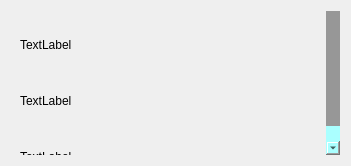
<?xml version="1.0" encoding="UTF-8"?>
<ui version="4.0">
 <class>Form</class>
 <widget class="QWidget" name="Form">
  <property name="geometry">
   <rect>
    <x>0</x>
    <y>0</y>
    <width>351</width>
    <height>166</height>
   </rect>
  </property>
  <property name="windowTitle">
   <string>Form</string>
  </property>
  <layout class="QVBoxLayout" name="verticalLayout">
   <item>
    <widget class="QScrollArea" name="scrollArea">
     <property name="styleSheet">
      <string notr="true">*{
border:none;
}
QScrollBar{
background : rgb(170, 255, 255);
}
QScrollBar::handle{
background :#979797;
}
QScrollBar::handle::pressed{
background :  #193b58;
}</string>
     </property>
     <property name="verticalScrollBarPolicy">
      <enum>Qt::ScrollBarAlwaysOn</enum>
     </property>
     <property name="horizontalScrollBarPolicy">
      <enum>Qt::ScrollBarAsNeeded</enum>
     </property>
     <property name="widgetResizable">
      <bool>true</bool>
     </property>
     <widget class="QWidget" name="scrollAreaWidgetContents_2">
      <property name="geometry">
       <rect>
        <x>0</x>
        <y>0</y>
        <width>316</width>
        <height>180</height>
       </rect>
      </property>
      <layout class="QVBoxLayout" name="verticalLayout_2">
       <item>
        <widget class="QLabel" name="label_7">
         <property name="minimumSize">
          <size>
           <width>50</width>
           <height>50</height>
          </size>
         </property>
         <property name="text">
          <string>TextLabel</string>
         </property>
        </widget>
       </item>
       <item>
        <widget class="QLabel" name="label">
         <property name="minimumSize">
          <size>
           <width>50</width>
           <height>50</height>
          </size>
         </property>
         <property name="text">
          <string>TextLabel</string>
         </property>
        </widget>
       </item>
       <item>
        <widget class="QLabel" name="label_6">
         <property name="minimumSize">
          <size>
           <width>50</width>
           <height>50</height>
          </size>
         </property>
         <property name="text">
          <string>TextLabel</string>
         </property>
        </widget>
       </item>
      </layout>
     </widget>
    </widget>
   </item>
  </layout>
 </widget>
 <resources/>
 <connections/>
</ui>
